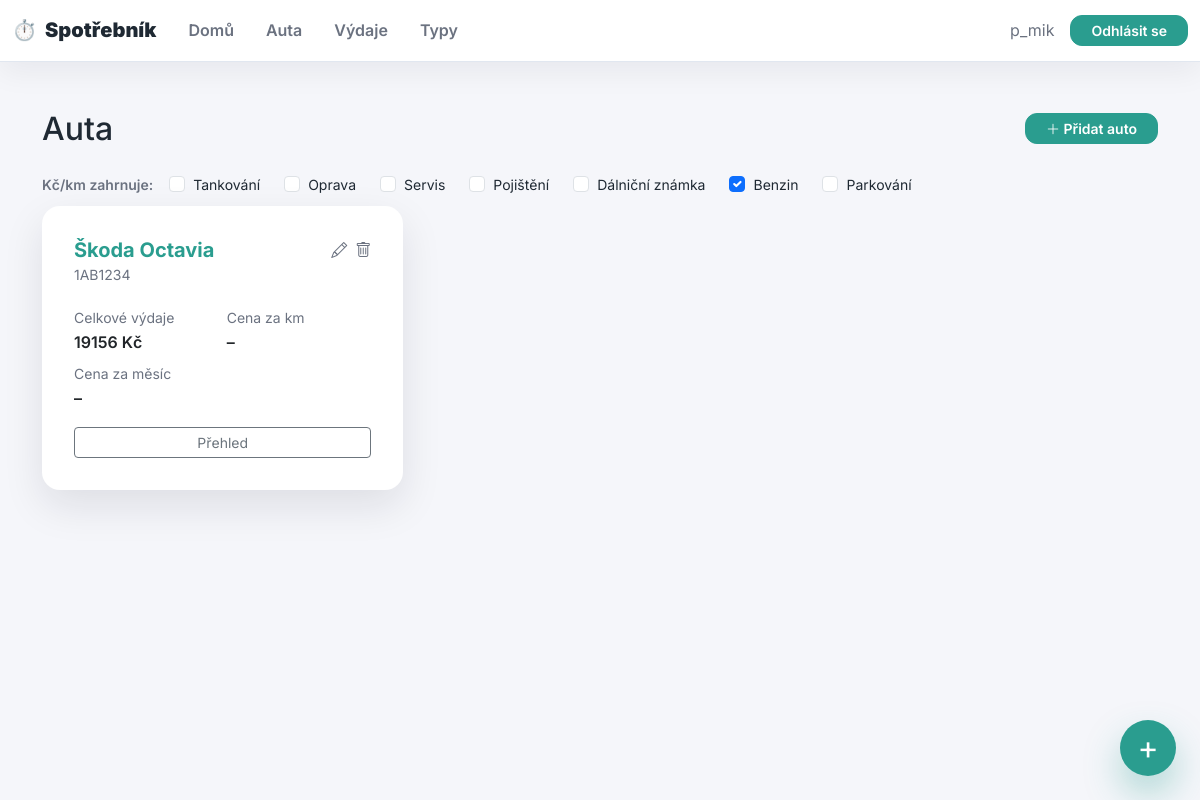
The page /auta/ (signed in) on the database its author committed.
### vydaje/models.py (models this page shows, shortened)
class TypVydaje(models.Model):
    nazev = models.CharField(max_length=50, unique=True)
    je_palivo = models.BooleanField(default=False)

class Auto(models.Model):
    uzivatel = models.ForeignKey(
        User,
        on_delete=models.CASCADE,
        related_name="auta",
    )  # Každé auto patří uživateli
    nazev = models.CharField(max_length=100)  # Např. "Škoda Octavia"
    spz = models.CharField(max_length=20, unique=True)  # Unikátní SPZ (volitelné)
    porizovaci_naklad = models.DecimalField(max_digits=10, decimal_places=2, null=True, blank=True)
    operativni_leasing = models.BooleanField(default=False)
    mesicni_platba = models.DecimalField(max_digits=10, decimal_places=2, null=True, blank=True)
    den_splatnosti = models.PositiveSmallIntegerField(null=True, blank=True)
    posledni_platba = models.DateField(null=True, blank=True)

### vydaje/views.py (the view)
# urls.py: path('auta/', AutoListView.as_view(), name='seznam_aut'),
class AutoListView(LoginRequiredMixin, ListView):
    model = Auto
    template_name = "vydaje/seznam_aut.html"
    def get_queryset(self):
        return Auto.objects.filter(uzivatel=self.request.user)
    def get_context_data(self, **kwargs):
        context = super().get_context_data(**kwargs)
        typy = TypVydaje.objects.all()
        if 'km_typy' in self.request.GET:
            km_typy_ids = [int(x) for x in self.request.GET.getlist('km_typy') if x.isdigit()] or None
        else:
            km_typy_ids = list(typy.filter(je_palivo=True).values_list('id', flat=True)) or None
        auta_stats = []
        for auto in context['object_list']:
            qs = Vydaj.objects.filter(auto=auto, uzivatel=self.request.user)
            auta_stats.append((auto, vypocitej_stats(qs, km_typy_ids)))
        context['auta_stats'] = auta_stats
        context['typy'] = typy
        context['km_typy_ids'] = km_typy_ids or []
        return context

### vydaje/templates/vydaje/seznam_aut.html (shortened to what this page needs)
{% extends 'base.html' %}
{% block content %}
<div class="d-flex align-items-center justify-content-between mb-4 flex-wrap gap-2">
  <h2 class="mb-0">Auta</h2>
  <a href="{% url 'pridat_auto' %}" class="btn btn-primary btn-sm"><i class="bi bi-plus-lg"></i> Přidat auto</a>
</div>
{% include 'components/_km_filter.html' %}
{% if auta_stats %}
<div class="row g-3">
  {% for auto, stats in auta_stats %}
  <div class="col-12 col-md-6 col-xl-4">
    <div class="card h-100">
      <div class="d-flex justify-content-between align-items-start mb-2">
        <div>
          <h5 class="mb-0"><a href="{% url 'detail_auta' auto.id %}" class="text-decoration-none">{{ auto.nazev }}</a></h5>
          <span class="text-muted small">{{ auto.spz }}</span>
        </div>
        <div class="d-flex gap-2">
          <a href="{% url 'upravit_auto' auto.id %}" title="Upravit"><i class="bi bi-pencil text-muted"></i></a>
          <a href="{% url 'smazat_auto' auto.id %}" title="Smazat"><i class="bi bi-trash text-muted"></i></a>
        </div>
      </div>
      <div class="row g-2 mt-1">
        <div class="col-6">
          <div class="text-muted small">Celkové výdaje</div>
          <div class="fw-semibold">{{ stats.celkem|floatformat:0 }} Kč</div>
        </div>
        <div class="col-6">
          <div class="text-muted small">Cena za km</div>
          <div class="fw-semibold">{% if stats.cena_za_km %}{{ stats.cena_za_km|floatformat:2 }} Kč{% else %}–{% endif %}</div>
        </div>
        <div class="col-6">
          <div class="text-muted small">Cena za měsíc</div>
          <div class="fw-semibold">{% if stats.cena_za_mesic %}{{ stats.cena_za_mesic|floatformat:0 }} Kč{% else %}–{% endif %}</div>
        </div>
      </div>
      <div class="mt-3">
        <a href="{% url 'detail_auta' auto.id %}" class="btn btn-sm btn-outline-secondary w-100">Přehled</a>
      </div>
    </div>
  </div>
  {% endfor %}
</div>
{% else %}
<p class="text-muted">Zatím nemáš žádná auta.</p>
{% endif %}
{% endblock %}

### vydaje/templates/base.html (shortened to what this page needs)
{% load static %}
<!DOCTYPE html>
<html lang="cs">
<head>
  <link href="https://cdn.jsdelivr.net/npm/bootstrap@5.3.3/dist/css/bootstrap.min.css" rel="stylesheet">
  <link href="https://cdn.jsdelivr.net/npm/bootstrap-icons@1.11.3/font/bootstrap-icons.css" rel="stylesheet">
  <link href="{% static 'css/dashboard.css' %}" rel="stylesheet">
</head>
<body>
  <nav class="navbar navbar-expand-lg appbar sticky-top navbar-light">
    <div class="container-fluid">
      <a class="navbar-brand d-flex align-items-center gap-2" href="{% url 'home' %}">
        <span style="font-size:1.25rem;">⏱️</span>
        <strong>Spotřebník</strong>
      </a>
      <div class="collapse navbar-collapse" id="mainNav">
        <ul class="navbar-nav me-auto mb-2 mb-lg-0">
          {% if user.is_authenticated %}
            <li class="nav-item"><a class="nav-link" href="{% url 'home' %}">Domů</a></li>
            <li class="nav-item"><a class="nav-link" href="{% url 'seznam_aut' %}">Auta</a></li>
            <li class="nav-item"><a class="nav-link" href="{% url 'seznam_vydaju' %}">Výdaje</a></li>
            <li class="nav-item"><a class="nav-link" href="{% url 'seznam_typu' %}">Typy</a></li>
          {% else %}
            <li class="nav-item"><a class="nav-link" href="{% url 'landing' %}">Domů</a></li>
          {% endif %}
        </ul>
        <div class="d-flex align-items-center gap-3">
          {% if user.is_authenticated %}
            <span class="text-muted d-none d-md-inline">{{ user.username }}</span>
            <a class="btn btn-sm btn-primary" href="{% url 'odhlaseni' %}">Odhlásit se</a>
          {% else %}
            <a class="btn btn-sm btn-outline-primary" href="{% url 'prihlaseni' %}">Přihlásit se</a>
            <a class="btn btn-sm btn-primary" href="{% url 'registrace' %}">Registrace</a>
          {% endif %}
        </div>
      </div>
    </div>
  </nav>
  <main class="container">
    {% block content %}{% endblock %}
  </main>
  {% block floating %}
  <button class="fab" onclick="location.href='{% url 'pridat_vydaj' %}'">+</button>
  {% endblock %}
</body>
</html>

### vydaje/templates/components/_km_filter.html
{% if typy %}
<div class="km-filter d-flex align-items-center gap-3 flex-wrap mb-2">
  <span class="text-muted small fw-semibold text-nowrap">Kč/km zahrnuje:</span>
  <div class="d-flex flex-wrap gap-2">
    {% for typ in typy %}
    <div class="form-check form-check-inline mb-0">
      <input class="form-check-input km-typy-check" type="checkbox"
             value="{{ typ.id }}" id="kmtyp{{ typ.id }}"
             {% if not km_typy_ids or typ.id in km_typy_ids %}checked{% endif %}>
      <label class="form-check-label small" for="kmtyp{{ typ.id }}">{{ typ.nazev }}</label>
    </div>
    {% endfor %}
  </div>
</div>
{% endif %}

### vydaje/static/css/dashboard.css (style rules this page uses)
:root { --color-background: #f5f6fa; --color-surface: #ffffff; --color-text: #1f2933; --color-muted: #6b7280; --color-primary: #2a9d8f; --color-primary-dark: #23867b; --color-border: #e1e7f0; --shadow-soft: 0 16px 40px rgb(15 23 42 / 10%); --radius-lg: 18px; --radius-md: 12px; --gap: 24px; }
html, body { height: 100%; }
body { margin: 0; font-family: 'Inter', system-ui, -apple-system, BlinkMacSystemFont, 'Segoe UI', sans-serif; background: var(--color-background); color: var(--color-text); line-height: 1.6; font-size: 16px; }
a { color: var(--color-primary); text-decoration: none; transition: color 0.2s ease; }
main.container { padding-block: 2rem 3rem; }
.appbar { background: var(--color-surface); border-bottom: 1px solid var(--color-border); box-shadow: 0 10px 30px rgb(15 23 42 / 6%); padding-block: 0.35rem; }
.appbar .navbar-brand { font-weight: 700; color: var(--color-text); transition: color 0.2s ease; }
.appbar .navbar-brand span { color: var(--color-primary); }
.appbar .navbar-nav .nav-link { color: var(--color-muted); font-weight: 600; padding: 0.75rem 1rem; transition: color 0.2s ease, background-color 0.2s ease; border-radius: var(--radius-md); }
.card { background: var(--color-surface); border: none; border-radius: var(--radius-lg); box-shadow: var(--shadow-soft); padding: 1.75rem; }
.card h5 { font-weight: 700; color: var(--color-text); }
.btn-primary { background: var(--color-primary); border-color: var(--color-primary); color: #ffffff; font-weight: 600; border-radius: var(--radius-md); padding-inline: 1.25rem; transition: transform 0.2s ease, box-shadow 0.2s ease, background-color 0.2s ease; }
.fab { position: fixed; right: 24px; bottom: 24px; width: 56px; height: 56px; border-radius: 50%; border: none; background: var(--color-primary); color: #ffffff; font-size: 2rem; display: grid; place-items: center; box-shadow: 0 18px 36px rgb(42 157 143 / 35%); transition: background 0.2s ease, transform 0.2s ease; }
.text-muted, .text-secondary { color: var(--color-muted) !important; }
@media (min-width: 768px) { main.container { padding-block: 3rem 4rem; } }
@media (min-width: 768px) { .card { padding: 2rem; } }

### rows shown on the page
TypVydaje: nazev "Tankování"
TypVydaje: nazev "Oprava"
TypVydaje: nazev "Servis"
TypVydaje: nazev "Pojištění"
TypVydaje: nazev "Dálniční známka"
TypVydaje: id "☑", nazev "Benzin"
TypVydaje: nazev "Parkování"
Auto: nazev "Škoda Octavia", spz "1AB1234", celkem "19156"

### other values the page prints
{{ user.username }} "p_mik"
